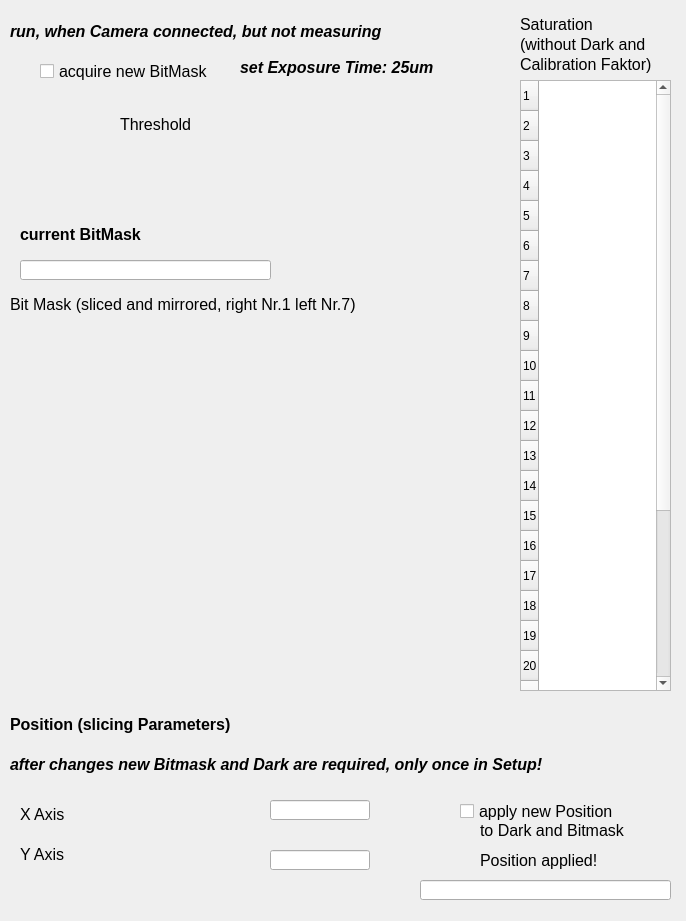
<?xml version="1.0" encoding="UTF-8"?>
<ui version="4.0">
 <class>Dialog</class>
 <widget class="QDialog" name="Dialog">
  <property name="geometry">
   <rect>
    <x>0</x>
    <y>0</y>
    <width>686</width>
    <height>921</height>
   </rect>
  </property>
  <property name="windowTitle">
   <string>Dialog</string>
  </property>
  <widget class="caLabel" name="calabel_11">
   <property name="geometry">
    <rect>
     <x>240</x>
     <y>57</y>
     <width>241</width>
     <height>21</height>
    </rect>
   </property>
   <property name="font">
    <font>
     <pointsize>12</pointsize>
     <weight>75</weight>
     <italic>true</italic>
     <bold>true</bold>
    </font>
   </property>
   <property name="mouseTracking">
    <bool>false</bool>
   </property>
   <property name="text">
    <string>set Exposure Time: 25um</string>
   </property>
   <property name="alignment">
    <set>Qt::AlignLeading|Qt::AlignLeft|Qt::AlignVCenter</set>
   </property>
   <property name="fontScaleMode">
    <enum>ESimpleLabel::None</enum>
   </property>
  </widget>
  <widget class="caNumeric" name="canumeric">
   <property name="geometry">
    <rect>
     <x>10</x>
     <y>100</y>
     <width>100</width>
     <height>50</height>
    </rect>
   </property>
   <property name="channel" stdset="0">
    <string notr="true">$(XX):BitMask-TH</string>
   </property>
  </widget>
  <widget class="caLabel" name="calabel_9">
   <property name="geometry">
    <rect>
     <x>10</x>
     <y>290</y>
     <width>431</width>
     <height>28</height>
    </rect>
   </property>
   <property name="font">
    <font>
     <pointsize>12</pointsize>
    </font>
   </property>
   <property name="text">
    <string>Bit Mask (sliced and mirrored, right Nr.1 left Nr.7)</string>
   </property>
   <property name="alignment">
    <set>Qt::AlignLeading|Qt::AlignLeft|Qt::AlignVCenter</set>
   </property>
   <property name="fontScaleMode">
    <enum>ESimpleLabel::None</enum>
   </property>
  </widget>
  <widget class="caLabel" name="calabel_10">
   <property name="geometry">
    <rect>
     <x>120</x>
     <y>110</y>
     <width>81</width>
     <height>28</height>
    </rect>
   </property>
   <property name="font">
    <font>
     <pointsize>12</pointsize>
    </font>
   </property>
   <property name="text">
    <string>Threshold </string>
   </property>
   <property name="alignment">
    <set>Qt::AlignLeading|Qt::AlignLeft|Qt::AlignVCenter</set>
   </property>
   <property name="fontScaleMode">
    <enum>ESimpleLabel::None</enum>
   </property>
  </widget>
  <widget class="caToggleButton" name="catogglebutton_8">
   <property name="geometry">
    <rect>
     <x>40</x>
     <y>60</y>
     <width>201</width>
     <height>22</height>
    </rect>
   </property>
   <property name="font">
    <font>
     <pointsize>12</pointsize>
    </font>
   </property>
   <property name="text">
    <string>acquire new BitMask</string>
   </property>
   <property name="channel" stdset="0">
    <string notr="true">$(XX):CAM-acqBitMask</string>
   </property>
   <property name="fontScaleMode" stdset="0">
    <enum>caToggleButton::None</enum>
   </property>
  </widget>
  <widget class="caCamera" name="cacamera">
   <property name="geometry">
    <rect>
     <x>10</x>
     <y>330</y>
     <width>531</width>
     <height>301</height>
    </rect>
   </property>
   <property name="channelData" stdset="0">
    <string notr="true">$(XX):BitMask</string>
   </property>
   <property name="channelWidth" stdset="0">
    <string notr="true">$(XX):CAM-IMAGEx</string>
   </property>
   <property name="channelHeight" stdset="0">
    <string notr="true">$(XX):CAM-IMAGEy</string>
   </property>
   <property name="minLevel">
    <string notr="true">0</string>
   </property>
  </widget>
  <widget class="caLabel" name="calabel_12">
   <property name="geometry">
    <rect>
     <x>10</x>
     <y>17</y>
     <width>491</width>
     <height>28</height>
    </rect>
   </property>
   <property name="font">
    <font>
     <pointsize>12</pointsize>
     <weight>75</weight>
     <italic>true</italic>
     <bold>true</bold>
    </font>
   </property>
   <property name="text">
    <string>run, when Camera connected, but not measuring</string>
   </property>
   <property name="alignment">
    <set>Qt::AlignLeading|Qt::AlignLeft|Qt::AlignVCenter</set>
   </property>
   <property name="fontScaleMode">
    <enum>ESimpleLabel::None</enum>
   </property>
  </widget>
  <widget class="caTable" name="catable">
   <property name="enabled">
    <bool>true</bool>
   </property>
   <property name="geometry">
    <rect>
     <x>520</x>
     <y>80</y>
     <width>151</width>
     <height>611</height>
    </rect>
   </property>
   <property name="rowCount">
    <number>28</number>
   </property>
   <property name="columnCount">
    <number>0</number>
   </property>
   <property name="channels" stdset="0">
    <string>$(XX):SatA1;$(XX):SatA2;$(XX):SatA3;$(XX):SatA4;$(XX):SatA5;$(XX):SatA6;$(XX):SatA7;$(XX):SatA8;$(XX):SatA9;$(XX):SatA10;$(XX):SatA11;$(XX):SatA12;$(XX):SatA13;$(XX):SatA14;$(XX):SatA15;$(XX):SatA16;$(XX):SatA17;$(XX):SatA18;$(XX):SatA19;$(XX):SatA20;$(XX):SatA21;$(XX):SatA22;$(XX):SatA23;$(XX):SatA24;$(XX):SatA25;$(XX):SatA26;$(XX):SatA27;$(XX):SatA28</string>
   </property>
   <property name="columnSizes">
    <string notr="true">0</string>
   </property>
   <attribute name="horizontalHeaderCascadingSectionResizes">
    <bool>true</bool>
   </attribute>
   <attribute name="horizontalHeaderDefaultSectionSize">
    <number>100</number>
   </attribute>
   <attribute name="horizontalHeaderStretchLastSection">
    <bool>true</bool>
   </attribute>
   <attribute name="verticalHeaderVisible">
    <bool>true</bool>
   </attribute>
   <row/>
   <row/>
   <row/>
   <row/>
   <row/>
   <row/>
   <row/>
   <row/>
   <row/>
   <row/>
   <row/>
   <row/>
   <row/>
   <row/>
   <row/>
   <row/>
   <row/>
   <row/>
   <row/>
   <row/>
   <row/>
   <row/>
   <row/>
   <row/>
   <row/>
   <row/>
   <row/>
   <row/>
  </widget>
  <widget class="caLineEdit" name="calineedit_5">
   <property name="geometry">
    <rect>
     <x>20</x>
     <y>260</y>
     <width>251</width>
     <height>20</height>
    </rect>
   </property>
   <property name="readOnly">
    <bool>true</bool>
   </property>
   <property name="channel" stdset="0">
    <string notr="true">$(XX):BitMask-Time</string>
   </property>
  </widget>
  <widget class="caLabel" name="calabel_3">
   <property name="geometry">
    <rect>
     <x>20</x>
     <y>220</y>
     <width>251</width>
     <height>28</height>
    </rect>
   </property>
   <property name="font">
    <font>
     <pointsize>12</pointsize>
     <weight>75</weight>
     <bold>true</bold>
    </font>
   </property>
   <property name="text">
    <string>current BitMask</string>
   </property>
   <property name="alignment">
    <set>Qt::AlignLeading|Qt::AlignLeft|Qt::AlignVCenter</set>
   </property>
   <property name="fontScaleMode">
    <enum>ESimpleLabel::None</enum>
   </property>
  </widget>
  <widget class="caLabel" name="calabel_13">
   <property name="geometry">
    <rect>
     <x>520</x>
     <y>10</y>
     <width>451</width>
     <height>28</height>
    </rect>
   </property>
   <property name="font">
    <font>
     <pointsize>12</pointsize>
    </font>
   </property>
   <property name="layoutDirection">
    <enum>Qt::LeftToRight</enum>
   </property>
   <property name="text">
    <string>Saturation </string>
   </property>
   <property name="alignment">
    <set>Qt::AlignLeading|Qt::AlignLeft|Qt::AlignVCenter</set>
   </property>
   <property name="fontScaleMode">
    <enum>ESimpleLabel::None</enum>
   </property>
  </widget>
  <widget class="caLabel" name="calabel_14">
   <property name="geometry">
    <rect>
     <x>520</x>
     <y>30</y>
     <width>161</width>
     <height>28</height>
    </rect>
   </property>
   <property name="font">
    <font>
     <pointsize>12</pointsize>
    </font>
   </property>
   <property name="layoutDirection">
    <enum>Qt::LeftToRight</enum>
   </property>
   <property name="text">
    <string>(without Dark and </string>
   </property>
   <property name="alignment">
    <set>Qt::AlignLeading|Qt::AlignLeft|Qt::AlignVCenter</set>
   </property>
   <property name="fontScaleMode">
    <enum>ESimpleLabel::None</enum>
   </property>
  </widget>
  <widget class="caLabel" name="calabel_15">
   <property name="geometry">
    <rect>
     <x>520</x>
     <y>50</y>
     <width>161</width>
     <height>28</height>
    </rect>
   </property>
   <property name="font">
    <font>
     <pointsize>12</pointsize>
    </font>
   </property>
   <property name="layoutDirection">
    <enum>Qt::LeftToRight</enum>
   </property>
   <property name="text">
    <string>Calibration Faktor)</string>
   </property>
   <property name="alignment">
    <set>Qt::AlignLeading|Qt::AlignLeft|Qt::AlignVCenter</set>
   </property>
   <property name="fontScaleMode">
    <enum>ESimpleLabel::None</enum>
   </property>
  </widget>
  <widget class="caLed" name="caled_3">
   <property name="geometry">
    <rect>
     <x>10</x>
     <y>57</y>
     <width>30</width>
     <height>30</height>
    </rect>
   </property>
   <property name="channel" stdset="0">
    <string notr="true">$(XX):CAM-acqBitMask</string>
   </property>
  </widget>
  <widget class="caLabel" name="calabel_16">
   <property name="geometry">
    <rect>
     <x>20</x>
     <y>800</y>
     <width>51</width>
     <height>28</height>
    </rect>
   </property>
   <property name="font">
    <font>
     <pointsize>12</pointsize>
    </font>
   </property>
   <property name="text">
    <string>X Axis</string>
   </property>
   <property name="alignment">
    <set>Qt::AlignLeading|Qt::AlignLeft|Qt::AlignVCenter</set>
   </property>
   <property name="fontScaleMode">
    <enum>ESimpleLabel::None</enum>
   </property>
  </widget>
  <widget class="caLabel" name="calabel_17">
   <property name="geometry">
    <rect>
     <x>20</x>
     <y>840</y>
     <width>51</width>
     <height>28</height>
    </rect>
   </property>
   <property name="font">
    <font>
     <pointsize>12</pointsize>
    </font>
   </property>
   <property name="text">
    <string>Y Axis</string>
   </property>
   <property name="alignment">
    <set>Qt::AlignLeading|Qt::AlignLeft|Qt::AlignVCenter</set>
   </property>
   <property name="fontScaleMode">
    <enum>ESimpleLabel::None</enum>
   </property>
  </widget>
  <widget class="caLabel" name="calabel_4">
   <property name="geometry">
    <rect>
     <x>10</x>
     <y>710</y>
     <width>351</width>
     <height>28</height>
    </rect>
   </property>
   <property name="font">
    <font>
     <pointsize>12</pointsize>
     <weight>75</weight>
     <bold>true</bold>
    </font>
   </property>
   <property name="text">
    <string>Position (slicing Parameters)</string>
   </property>
   <property name="alignment">
    <set>Qt::AlignLeading|Qt::AlignLeft|Qt::AlignVCenter</set>
   </property>
   <property name="fontScaleMode">
    <enum>ESimpleLabel::None</enum>
   </property>
  </widget>
  <widget class="caNumeric" name="canumeric_2">
   <property name="geometry">
    <rect>
     <x>80</x>
     <y>790</y>
     <width>81</width>
     <height>41</height>
    </rect>
   </property>
   <property name="integerDigits" stdset="0">
    <number>3</number>
   </property>
   <property name="decimalDigits" stdset="0">
    <number>0</number>
   </property>
   <property name="channel" stdset="0">
    <string notr="true">$(XX):CAM-X_START</string>
   </property>
  </widget>
  <widget class="caLineEdit" name="calineedit_13">
   <property name="geometry">
    <rect>
     <x>270</x>
     <y>800</y>
     <width>100</width>
     <height>20</height>
    </rect>
   </property>
   <property name="readOnly">
    <bool>true</bool>
   </property>
   <property name="channel" stdset="0">
    <string notr="true">$(XX):CAM-IMAGEx</string>
   </property>
   <property name="unitsEnabled">
    <bool>true</bool>
   </property>
  </widget>
  <widget class="caLineEdit" name="calineedit_14">
   <property name="geometry">
    <rect>
     <x>270</x>
     <y>850</y>
     <width>100</width>
     <height>20</height>
    </rect>
   </property>
   <property name="readOnly">
    <bool>true</bool>
   </property>
   <property name="channel" stdset="0">
    <string notr="true">$(XX):CAM-IMAGEy</string>
   </property>
   <property name="unitsEnabled">
    <bool>true</bool>
   </property>
  </widget>
  <widget class="caNumeric" name="canumeric_3">
   <property name="geometry">
    <rect>
     <x>170</x>
     <y>790</y>
     <width>81</width>
     <height>41</height>
    </rect>
   </property>
   <property name="integerDigits" stdset="0">
    <number>3</number>
   </property>
   <property name="decimalDigits" stdset="0">
    <number>0</number>
   </property>
   <property name="channel" stdset="0">
    <string notr="true">$(XX):CAM-X_END</string>
   </property>
  </widget>
  <widget class="caNumeric" name="canumeric_8">
   <property name="geometry">
    <rect>
     <x>170</x>
     <y>840</y>
     <width>81</width>
     <height>41</height>
    </rect>
   </property>
   <property name="integerDigits" stdset="0">
    <number>3</number>
   </property>
   <property name="decimalDigits" stdset="0">
    <number>0</number>
   </property>
   <property name="channel" stdset="0">
    <string notr="true">$(XX):CAM-Y_END</string>
   </property>
  </widget>
  <widget class="caNumeric" name="canumeric_9">
   <property name="geometry">
    <rect>
     <x>80</x>
     <y>840</y>
     <width>81</width>
     <height>41</height>
    </rect>
   </property>
   <property name="integerDigits" stdset="0">
    <number>3</number>
   </property>
   <property name="decimalDigits" stdset="0">
    <number>0</number>
   </property>
   <property name="channel" stdset="0">
    <string notr="true">$(XX):CAM-Y_START</string>
   </property>
  </widget>
  <widget class="caLabel" name="calabel_18">
   <property name="geometry">
    <rect>
     <x>10</x>
     <y>750</y>
     <width>661</width>
     <height>28</height>
    </rect>
   </property>
   <property name="font">
    <font>
     <pointsize>12</pointsize>
     <weight>75</weight>
     <italic>true</italic>
     <bold>true</bold>
    </font>
   </property>
   <property name="text">
    <string>after changes new Bitmask and Dark are required, only once in Setup!</string>
   </property>
   <property name="alignment">
    <set>Qt::AlignLeading|Qt::AlignLeft|Qt::AlignVCenter</set>
   </property>
   <property name="fontScaleMode">
    <enum>ESimpleLabel::None</enum>
   </property>
  </widget>
  <widget class="caToggleButton" name="catogglebutton_9">
   <property name="geometry">
    <rect>
     <x>460</x>
     <y>800</y>
     <width>201</width>
     <height>22</height>
    </rect>
   </property>
   <property name="font">
    <font>
     <pointsize>12</pointsize>
    </font>
   </property>
   <property name="text">
    <string>apply new Position</string>
   </property>
   <property name="channel" stdset="0">
    <string notr="true">$(XX):CAM-applyPOS</string>
   </property>
   <property name="fontScaleMode" stdset="0">
    <enum>caToggleButton::None</enum>
   </property>
  </widget>
  <widget class="caLed" name="caled_4">
   <property name="geometry">
    <rect>
     <x>450</x>
     <y>840</y>
     <width>30</width>
     <height>35</height>
    </rect>
   </property>
   <property name="channel" stdset="0">
    <string notr="true">$(XX):POS-applied</string>
   </property>
  </widget>
  <widget class="caLabel" name="calabel_19">
   <property name="geometry">
    <rect>
     <x>480</x>
     <y>820</y>
     <width>191</width>
     <height>20</height>
    </rect>
   </property>
   <property name="font">
    <font>
     <pointsize>12</pointsize>
    </font>
   </property>
   <property name="text">
    <string>to Dark and Bitmask</string>
   </property>
   <property name="alignment">
    <set>Qt::AlignLeading|Qt::AlignLeft|Qt::AlignVCenter</set>
   </property>
   <property name="fontScaleMode">
    <enum>ESimpleLabel::None</enum>
   </property>
  </widget>
  <widget class="caLabel" name="calabel_20">
   <property name="geometry">
    <rect>
     <x>480</x>
     <y>850</y>
     <width>191</width>
     <height>20</height>
    </rect>
   </property>
   <property name="font">
    <font>
     <pointsize>12</pointsize>
    </font>
   </property>
   <property name="text">
    <string>Position applied!</string>
   </property>
   <property name="alignment">
    <set>Qt::AlignLeading|Qt::AlignLeft|Qt::AlignVCenter</set>
   </property>
   <property name="fontScaleMode">
    <enum>ESimpleLabel::None</enum>
   </property>
  </widget>
  <widget class="caLineEdit" name="calineedit_6">
   <property name="geometry">
    <rect>
     <x>420</x>
     <y>880</y>
     <width>251</width>
     <height>20</height>
    </rect>
   </property>
   <property name="readOnly">
    <bool>true</bool>
   </property>
   <property name="channel" stdset="0">
    <string notr="true">$(XX):POS-Time</string>
   </property>
  </widget>
 </widget>
 <customwidgets>
  <customwidget>
   <class>caNumeric</class>
   <extends>QFrame</extends>
   <header>caNumeric</header>
  </customwidget>
  <customwidget>
   <class>caToggleButton</class>
   <extends>QCheckBox</extends>
   <header>caToggleButton</header>
  </customwidget>
  <customwidget>
   <class>caLabel</class>
   <extends>QLabel</extends>
   <header>caLabel</header>
  </customwidget>
  <customwidget>
   <class>caLed</class>
   <extends>QWidget</extends>
   <header>caLed</header>
  </customwidget>
  <customwidget>
   <class>caLineEdit</class>
   <extends>QLineEdit</extends>
   <header>caLineEdit</header>
  </customwidget>
  <customwidget>
   <class>caTable</class>
   <extends>QTableWidget</extends>
   <header>caTable</header>
  </customwidget>
  <customwidget>
   <class>caCamera</class>
   <extends>QWidget</extends>
   <header>caCamera</header>
  </customwidget>
 </customwidgets>
 <resources/>
 <connections/>
</ui>
